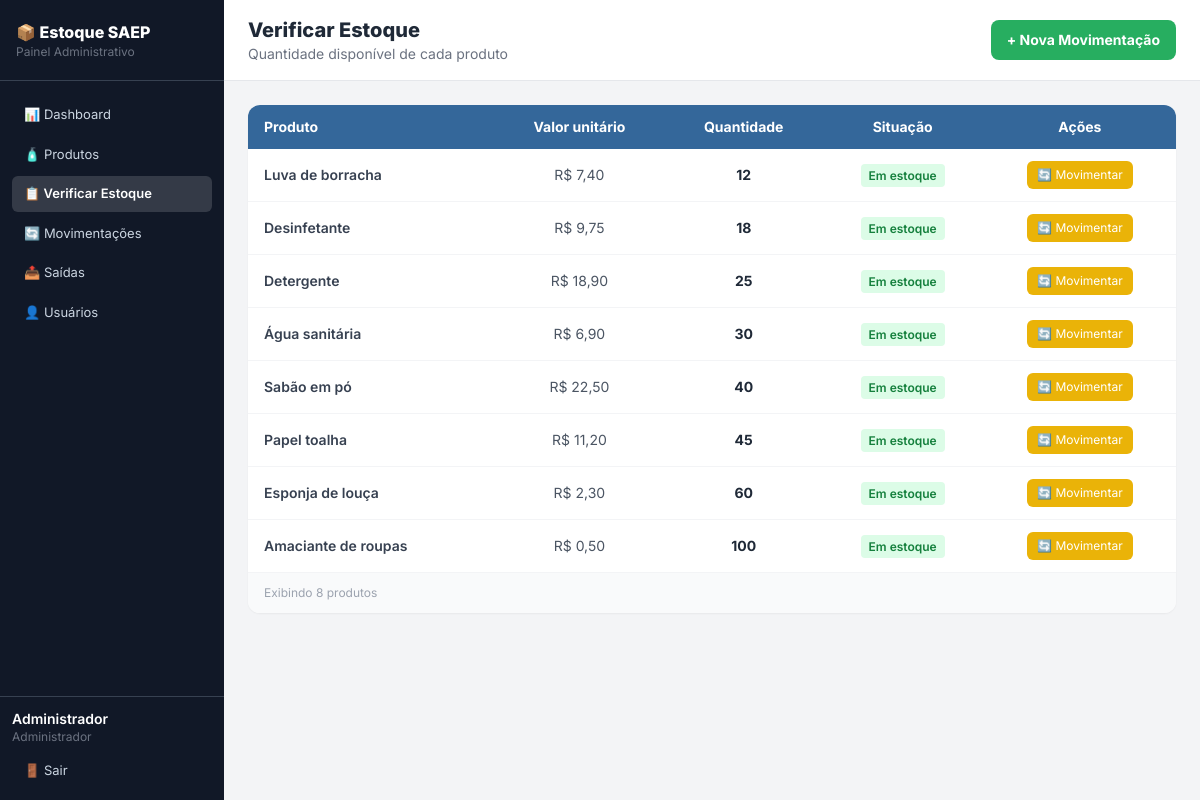
/estoque.php (signed in), run on the app's committed database.
### tables this page shows
CREATE TABLE produto (
    id_produto INT AUTO_INCREMENT NOT NULL PRIMARY KEY,
    nome VARCHAR(100) NOT NULL UNIQUE,
    quantidade_estoque INTEGER NOT NULL CHECK (quantidade_estoque >= 0),
    valor_unitario NUMERIC(10,2) NOT NULL,
    data_cadastro DATE NOT NULL DEFAULT (CURRENT_DATE)
);

### conexao.php (called while the page is built, shortened)
<?php
spl_autoload_register(function ($classe) {
    $arquivo = __DIR__ . '/models/' . $classe . '.php';
});

### models/Produto.php (called while the page is built, shortened)
<?php
class Produto
{
    private PDO $pdo;
    public function __construct(PDO $pdo)
    {
        $this->pdo = $pdo;
    }
    public function listarTodos(string $ordem = "nome"): array
    {
        $ordem = $ordem === "estoque" ? "quantidade_estoque, nome" : "nome";
        return $this->pdo->query("SELECT * FROM produto ORDER BY $ordem")->fetchAll();
    }
}

### estoque.php (the view, shortened to what this page needs)
<?php
require_once __DIR__ . '/conexao.php';
require_once __DIR__ . '/includes/menu.php';
$produtos = (new Produto($pdo))->listarTodos("estoque");
?>
    <main class="flex-1 flex flex-col">
        <div class="bg-white border-b border-gray-200 px-6 py-4 flex items-center justify-between">
            <div>
                <h1 class="text-xl font-extrabold text-gray-800">Verificar Estoque</h1>
                <p class="text-sm text-gray-500">Quantidade disponível de cada produto</p>
            </div>
            <a href="movimentacao_form.php" class="bg-senai-green text-white font-bold px-4 py-2.5 rounded-lg text-sm hover:bg-green-600 transition flex items-center gap-2">
                + Nova Movimentação
            </a>
        </div>
        <div class="p-6 flex-1">
            <div class="bg-white rounded-xl shadow-sm overflow-hidden">
                <table class="w-full text-sm">
                    <thead class="bg-senai-blue text-white">
                        <tr>
                            <th class="px-4 py-3 text-left">Produto</th>
                            <th class="px-4 py-3 text-center">Valor unitário</th>
                            <th class="px-4 py-3 text-center">Quantidade</th>
                            <th class="px-4 py-3 text-center">Situação</th>
                            <th class="px-4 py-3 text-center">Ações</th>
                        </tr>
                    </thead>
                    <tbody class="divide-y divide-gray-100">
                    <?php foreach ($produtos as $p): ?>
                        <tr class="hover:bg-gray-50 transition">
                            <td class="px-4 py-3 text-gray-700 font-semibold"><?= htmlspecialchars($p["nome"]) ?></td>
                            <td class="px-4 py-3 text-center text-gray-600">R$ <?= number_format($p["valor_unitario"], 2, ",", ".") ?></td>
                            <td class="px-4 py-3 text-center text-gray-800 font-bold"><?= $p["quantidade_estoque"] ?></td>
                            <td class="px-4 py-3 text-center">
                                <?php if ($p["quantidade_estoque"] > 0): ?>
                                    <span class="bg-green-100 text-green-700 text-xs font-semibold px-2 py-1 rounded">Em estoque</span>
                                <?php else: ?>
                                    <span class="bg-red-100 text-red-700 text-xs font-semibold px-2 py-1 rounded">Sem estoque</span>
                                <?php endif; ?>
                            </td>
                            <td class="px-4 py-3 text-center">
                                <div class="flex items-center justify-center gap-1.5">
                                    <a href="movimentacao_form.php?id_produto=<?= $p["id_produto"] ?>" class="bg-yellow-500 text-white text-xs px-2.5 py-1.5 rounded-md hover:bg-yellow-600 transition" title="Movimentar estoque">🔄 Movimentar</a>
                                </div>
                            </td>
                        </tr>
                    <?php endforeach; ?>
                    </tbody>
                </table>
                <div class="border-t border-gray-100 px-4 py-3 bg-gray-50">
                    <p class="text-xs text-gray-400">Exibindo <?= count($produtos) ?> produtos</p>
                </div>
            </div>
        </div>
    </main>
</body>
</html>

### includes/head.php (style rules this page uses)
body { font-family: 'Inter', sans-serif; }

### data on the page
produto: nome "Luva de borracha", valor_unitario "7,40", quantidade_estoque "12", shows "Em estoque"
produto: nome "Desinfetante", valor_unitario "9,75", quantidade_estoque "18", shows "Em estoque"
produto: nome "Detergente", valor_unitario "18,90", quantidade_estoque "25", shows "Em estoque"
produto: nome "Água sanitária", valor_unitario "6,90", quantidade_estoque "30", shows "Em estoque"
produto: nome "Sabão em pó", valor_unitario "22,50", quantidade_estoque "40", shows "Em estoque"
produto: nome "Papel toalha", valor_unitario "11,20", quantidade_estoque "45", shows "Em estoque"
produto: nome "Esponja de louça", valor_unitario "2,30", quantidade_estoque "60", shows "Em estoque"
produto: nome "Amaciante de roupas", valor_unitario "0,50", quantidade_estoque "100", shows "Em estoque"

### other printed values
$usuarioMenu["nome"] "Administrador"
count($produtos) "8"
